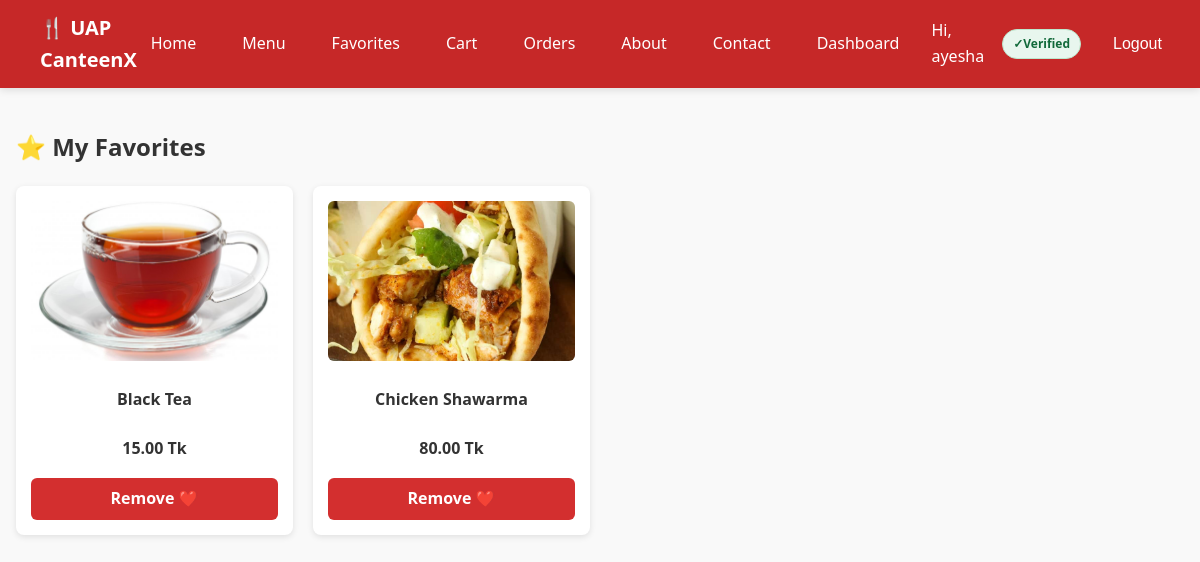
The page /favorites/ (signed in) on the database its author committed.
### my_canteen/models.py (models this page shows, shortened)
class Favorite(models.Model):
    user = models.ForeignKey(User, on_delete=models.CASCADE)
    item = models.ForeignKey(MenuItem, on_delete=models.CASCADE)
    created_at = models.DateTimeField(auto_now_add=True)
    class Meta:
        unique_together = ("user", "item")   # একজন ইউজার একই item দুইবার favorite করতে পারবে না

class MenuItem(models.Model):
    name = models.CharField(max_length=100)
    description = models.TextField(blank=True)
    price = models.DecimalField(max_digits=6, decimal_places=2)
    stock = models.PositiveIntegerField(default=0)
    image = models.ImageField(upload_to='menu/', blank=True, null=True)
    category = models.ForeignKey(Category, on_delete=models.CASCADE, null=True)
    is_active = models.BooleanField(default=True)
    is_popular = models.BooleanField(default=False)
    rating_avg = models.FloatField(default=0)
    rating_count = models.PositiveIntegerField(default=0)

### my_canteen/views.py (the view)
# urls.py: path('favorites/', views.favorites_page, name='favorites'),
@login_required
def favorites_page(request):
    fav_items = Favorite.objects.filter(user=request.user).select_related("item")
    return render(request, "my_canteen/favorites.html", {"fav_items": fav_items})

### my_canteen/context_processors.py (called while the page is built)
def favorites_processor(request):
    if request.user.is_authenticated:
        fav_ids = Favorite.objects.filter(user=request.user).values_list('item_id', flat=True)
        return {"favorite_items": set(fav_ids)}
    return {"favorite_items": set()}

def cart_count(request):
    cart = request.session.get("cart", {})
    return {"cart_count": sum(cart.values())}

### my_canteen/templates/my_canteen/favorites.html
{% extends "my_canteen/base.html" %}
{% block content %}
<h2>⭐ My Favorites</h2>
<div class="card-grid">
  {% for fav in fav_items %}
    <div class="card">
      <a class="card-media" href="{% url 'item_detail' fav.item.id %}">
        {% if fav.item.image %}
          <img src="{{ fav.item.image.url }}" alt="{{ fav.item.name }}">
        {% else %}
          <img src="https://via.placeholder.com/300x200" alt="Food">
        {% endif %}
      </a>
      <a class="card-title" href="{% url 'item_detail' fav.item.id %}">
        {{ fav.item.name }}
      </a>
      <p><strong>{{ fav.item.price }} Tk</strong></p>
      <a href="{% url 'toggle_favorite' fav.item.id %}" class="btn btn-danger">
        Remove ❤️
      </a>
    </div>
  {% empty %}
    <p>No favorite items yet.</p>
  {% endfor %}
</div>
{% endblock %}

### my_canteen/templates/my_canteen/base.html (shortened to what this page needs)
{% load static %}
<!DOCTYPE html>
<html lang="en">
<head>
  <link rel="stylesheet" href="{% static 'my_canteen/css/styles.css' %}"/>
</head>
<body>
  <nav class="navbar">
    <div class="logo">🍴 UAP CanteenX</div>
    <ul class="nav-links">
      <li><a href="{% url 'home' %}">Home</a></li>
      <li><a href="{% url 'menu' %}">Menu</a></li>
      <li><a href="{% url 'favorites' %}"> Favorites</a></li>
      <li>
        <a href="{% url 'cart' %}">
          Cart
        </a>
      </li>
      <li><a href="{% url 'orders' %}">Orders</a></li>
      <li><a href="{% url 'about' %}">About</a></li>
      <li><a href="{% url 'contact' %}">Contact</a></li>
      {% if user.is_authenticated %}
        <li><a href="{% url 'dashboard' %}">Dashboard</a></li>
        <li class="nav-user">Hi, {{ user.username }}</li>
        <li>
          {% if user.is_active %}
            <span class="badge badge-verified">Verified</span>
          {% else %}
            <span class="badge badge-unverified">Email not verified</span>
          {% endif %}
        </li>
        <li>
          <form action="{% url 'logout' %}" method="post" style="display:inline;">
            <button type="submit" class="link-like">Logout</button>
          </form>
        </li>
      {% else %}
        <li><a href="{% url 'login' %}">Login</a></li>
        <li><a class="btn" href="{% url 'signup' %}">Signup</a></li>
      {% endif %}
    </ul>
  </nav>
  <main class="container">
    {% block content %}{% endblock %}
  </main>
</body>
</html>

### my_canteen/static/my_canteen/css/styles.css (style rules this page uses)
body { font-family: system-ui, Arial, sans-serif; margin: 0; background: #f9f9f9; color: #333; line-height: 1.6; }
.container { max-width: 1200px; margin: 0 auto; padding: 20px 16px; }
a { text-decoration: none; color: inherit; }
.navbar { display: flex; justify-content: space-between; align-items: center; background-color: #c62828; color: #fff; padding: 12px 40px; position: sticky; top: 0; z-index: 1000; box-shadow: 0 2px 8px rgba(0, 0, 0, 0.12); }
.logo { font-weight: 700; font-size: 20px; display: flex; align-items: center; color: #fff; }
.nav-links { display: flex; align-items: center; gap: 18px; list-style: none; margin: 0; padding: 0; }
.nav-links li { display: flex; align-items: center; }
.nav-links a, .link-like, .btn-nav { color: #fff; font-weight: 500; font-size: 16px; display: inline-flex; align-items: center; justify-content: center; height: 38px; padding: 0 14px; border-radius: 6px; transition: all 0.2s ease; text-decoration: none; }
.link-like { background: transparent; border: 0; cursor: pointer; }
.btn { background: #d32f2f; color: #fff; padding: 8px 14px; border: none; border-radius: 6px; font-weight: 600; cursor: pointer; text-decoration: none; display: inline-block; transition: 0.3s; }
.badge { display: inline-flex; align-items: center; padding: 4px 10px; border-radius: 999px; font-size: 12px; font-weight: 700; border: 1px solid transparent; }
.badge-verified { background: #e8f6ee; color: #11693a; border-color: #bde7cd; }
.badge-verified::before { content: "✓ "; font-weight: 900; }
.card-grid { display: grid; grid-template-columns: repeat(auto-fill, minmax(220px, 1fr)); gap: 20px; margin-top: 20px; }
.card { background: #fff; border-radius: 8px; box-shadow: 0 2px 6px rgba(0, 0, 0, 0.1); padding: 15px; text-align: center; transition: transform 0.2s; position: relative; display: flex; flex-direction: column; }
.card img { width: 100%; height: 160px; object-fit: cover; border-radius: 6px; margin-bottom: 10px; }
.card-media { position: relative; }
.card-title { font-weight: 600; margin-top: 8px; margin-bottom: 8px; font-size: 16px; color: #333; flex-grow: 1; }
.card .btn { margin-top: auto; }

### rows shown on the page
Favorite: item.image (picture), item.name "Black Tea", item.price "15.00"
Favorite: item.image (picture), item.name "Chicken Shawarma", item.price "80.00"

### other values the page prints
{{ user.username }} "ayesha"
